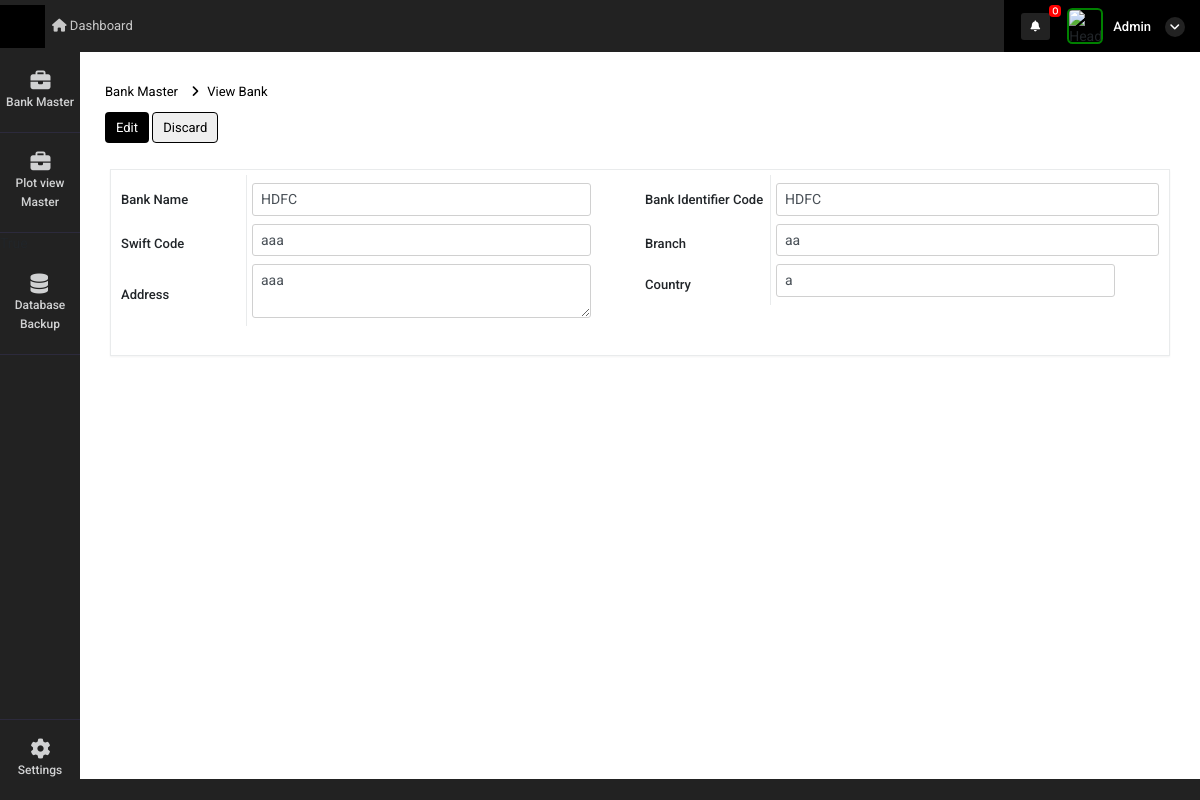
/bank_detail_edit?id=2 (signed in), run on the app's committed database.
### super_admin/models.py (models this page shows)
class Bank_details(models.Model):
    bank_name = models.CharField(max_length=255,null=True)
    bank_identifier_code = models.CharField(max_length=255,null=True)
    branch = models.CharField(max_length=255,null=True)
    swift_code = models.CharField(max_length=255,null=True)
    address = models.CharField(max_length=500,null=True)
    country = models.CharField(max_length=255,null=True)
    status = models.CharField(max_length=255,null=True)
    dt = models.DateField(auto_now_add=True)
    tm = models.TimeField(auto_now_add=True)

### super_admin/views.py (the view)
# urls.py: path('bank_detail_edit',views.bank_detail_edit,name='bank_detail_edit'),
def bank_detail_edit(request):
    id = request.GET.get("id",False)
    data = Bank_details.objects.get(id=id)
    context = {
        'data':data,
        'bank_nav':1
    }
    return render(request,'super_admin/bank_detail_edit.html',context)

### super_admin/templatetags/notification.py (called while the page is built, shortened)
@register.filter(name='get_notifications')
def get_notifications(value,args):
    user_dat = User.objects.get(id=value.id)
    st = user_dat.is_superuser
    data_count = ''
    if st == True:
        data_count = user_request_plot.objects.filter(read_status=0).count()
    return data_count

@register.filter(name='get_loginUsernameImage')
def get_loginUsernameImage(value,args):
    user_dat = User.objects.get(id=value.id)
    st = user_dat.is_superuser
    image_url = ''
    if st == True:
        image_url = 'http://10.10.10.119:8000/static/adminicon.jpg'
    else:
        user_data = user_Details.objects.get(auth_user=value.id)
        if user_data.atatchment == '':
            image_url = 'http://10.10.10.119:8000/static/adminicon.jpg'
        else:
            image_url ='../media/'+str(user_data.atatchment)
    return image_url

### super_admin/templates/super_admin/bank_detail_edit.html (shortened to what this page needs)
{% extends "super_admin/base.html" %}
{% load static %}
{% block content %}
<link rel="stylesheet"
    href="https://cdnjs.cloudflare.com/ajax/libs/bootstrap-select/1.14.0-beta2/css/bootstrap-select.min.css">
<div class="container-fluid mt-4">
    <div class="row view">
        <div class="col-12 px-0">
            <div class="page-title-box d-sm-flex align-items-center justify-content-between">
                <div class="page-title-left">
                    <ol class="breadcrumb m-0">
                        <li class="breadcrumb-item"><a href="bank_master">Bank Master</a>
                        </li>
                        <li class="breadcrumb-item active"><a href="javascript: void(0);">View Bank</a></li>
                    </ol>
                    <div class="margn">
                        <a><button type="button" style="padding: 5px 10px !important;"
                                class="btn btn-prim pay view_button">
                                Edit
                            </button></a>
                        <a href="bank_master"><button style="padding: 5px 10px !important;" type="button"
                                class="btn btn-pri pay discard-payroll"> Discard
                            </button></a>
                    </div>
                </div>
            </div>
        </div>
    </div>
    <div class="row pay-main view">
        <div class="col-lg-12 px-0">
            <div class="card noti-card" id="orderList">
                <div class="card-body bb-0 pt-0 p-0">
                    <div>
                        <div class="payslip mb-5">
                            <div class="row pay-main mb-4">
                                <div class="col-md-6 cust-details p-0">
                                    <div class="row">
                                        <div class="col-md-3 br-right d-flex align-items-center">
                                            <h6>Bank Name</h6>
                                        </div>
                                        <div class="col-md-8 d-flex align-items-center">
                                            <div class="form-group  required_item w-100">
                                                <input name="bank_name" required type="text" class="form-control mt-2"
                                                    value="{{data.bank_name}}" disabled>
                                            </div>
                                        </div>
                                    </div>
                                    <div class="row">
                                        <div class="col-md-3 br-right d-flex align-items-center">
                                            <h6>Swift Code</h6>
                                        </div>
                                        <div class="col-md-8 d-flex align-items-center">
                                            <div class="form-group  required_item w-100">
                                                <input name="swift_code" required type="text"
                                                    value="{{data.swift_code}}" class="form-control" id="basiInput" disabled>
                                            </div>
                                        </div>
                                    </div>
                                    <div class="row">
                                        <div class="col-md-3 br-right d-flex align-items-center">
                                            <h6>Address</h6>
                                        </div>
                                        <div class="col-md-8 d-flex align-items-center">
                                            <div class="form-group  required_item w-100">
                                                <div class="">
                                                    <textarea class="form-control" name="address"
                                                         disabled>{{data.address}}</textarea>
                                                </div>
                                            </div>
                                        </div>
                                    </div>
                                </div>
                                <div class="col-md-6 cust-details p-0">
                                    <div class="row">
                                        <div class="col-md-3 br-right d-flex align-items-center">
                                            <h6>Bank Identifier Code</h6>
                                        </div>
                                        <div class="col-md-9 d-flex align-items-center">
                                            <div class="form-group  required_item w-100">
                                                <input name="bank_identifier_code" value="{{data.bank_identifier_code}}"
                                                disabled type="text" class="form-control mt-2" id="basiInput">
                                            </div>
                                        </div>
                                    </div>
                                    <div class="row">
                                        <div class="col-md-3 br-right d-flex align-items-center">
                                            <h6>Branch</h6>
                                        </div>
                                        <div class="col-md-9 d-flex align-items-center">
                                            <div class="form-group  required_item w-100">
                                                <input name="branch" type="text" value="{{data.branch}}"
                                                    class="form-control" id="basiInput" disabled>
                                            </div>
                                        </div>
                                    </div>
                                    <div class="row">
                                        <div class="col-md-3 br-right d-flex align-items-center">
                                            <h6>Country</h6>
                                        </div>
                                        <div class="col-md-8 d-flex align-items-center">
                                            <div class="form-group  required_item w-100">
                                                <div class="">
                                                    <input type="text" name="country" value="{{data.country}}"
                                                        class="form-control" id="" disabled>
                                                </div>
                                            </div>
                                        </div>
                                    </div>
                                </div>
                            </div>
                        </div>
                    </div>
                </div>
            </div>
        </div>
    </div>
</div>
</div>
{% endblock %}

### super_admin/templates/super_admin/base.html (shortened to what this page needs)
<!doctype html>
{% if data_base_status == 1 %}
{% block content1 %}
{% endblock %}
{% else %}
<html lang="en">
    {% load static %}
    {% load notification %}
<head>
    <link rel="stylesheet" href="{% static 'admin/css/morris.css' %}">
    <link href="{% static 'admin/css/bootstrap.min.css' %}" rel="stylesheet" type="text/css" />
    <link href="{% static 'admin/css/icons.css' %}" rel="stylesheet" type="text/css" />
    <link href="{% static 'admin/css/style.css' %}" rel="stylesheet" type="text/css" />
</head>
<body class="">
    <div id="wrapper">
        <div class="left side-menu">
            <div class="slimscroll-menu" id="remove-scroll">
                <div id="sidebar-menu" class="sidaber_menu">
                    <ul class="" id="side-menu">
                        {% if bank_nav == 1 %}
<li>    <a href="bank_master" class="splnav"> <i class="fas fa-briefcase"></i>        <p>Bank Master</p>    </a></li>
<li>    <a href="plot_view_master" class="splnav"> <i class="fas fa-briefcase"></i>        <p>Plot view Master</p>    </a></li>
{% if request.user.is_superuser == True %}
<li>    <a href="data_base_backup" class="splnav"> <i class="fas fa-database"></i>        <p>Database Backup</p>    </a></li>
{% endif %}
                        {% endif %}
                        <li class="bootm_toggle_settings_button ">
                            <a class="splnav bdr_btmnone_nav" href="profile"> <i class="fa fa-cog"></i>
                                <p>Settings</p>
                            </a>
                        </li>
                    </ul>
                </div>
            </div>
        </div>
        <div class="content-page">
            <div class="topbar">
                <div class="navbar-header">
                    <div class="d-flex">
                        <div class="binance">
                        </div>
                    </div>
                    <ul class="navbar-nav1 bg-2 col">
                        <li class="nav-item d-none d-sm-inline-block">
                            <a href="home" class="nav-link"><i class="fa fa-home"></i> Dashboard</a>
                        </li>
                    </ul>
                    <div class="d-flex align-items-center icns">
                        <div class="dropdown topbar-head-dropdown ms-1 header-item">
                            <a href="view_all_activity">
                                <i class="fas fa-bell fs-icn">
                                    <span
                                        class="position-absolute topbar-badge fs-9 translate-middle badge11 rounded-pill bg-red">{{ request.user|get_notifications:"sss" }}</span></i>
                                    </a>
                        </div>
                        <div class="dropdown header-item topbar-user king button-drpdown">
                            <span class="d-flex align-items-center drpdown-toggle">
                                <img class="header-profile-user" src="{{ request.user|get_loginUsernameImage:"sss" }}" alt="Header Avatar">
                                <span class="text-start ms-xl-2">
                                    <span class="d-none d-xl-inline-block ms-1 fw-medium user-name-text">  {{request.user.username|title}}</span>
                                    <i class="pro-icn fa fa-angle-down"></i>
                                </span>
                            </span>
                        </div>
                    </div>
                </div>
            </div>
            <div class="content">
                {% block content %}
                {% endblock %}
            </div>
            <footer class="footer">
                <div class="container-fluid">
                    <div class="row">
                        <div class="col-sm-6">
                        </div>
                        <div class="col-sm-6">
                        </div>
                    </div>
                </div>
            </footer>
        </div>
</body>
</html>
{% endif %}

### super_admin/templates/super_admin/base.html (style rules this page uses)
.badge11 { display: inline-block; padding: .25em .4em; font-size: 75%; font-weight: 700; line-height: 1; text-align: center; white-space: nowrap; vertical-align: baseline; border-radius: .25rem }

### data on the page
Bank_details: bank_name "HDFC", swift_code "aaa", address "aaa", bank_identifier_code "HDFC", branch "aa", country "a"

### other printed values
{{ request.user|get_notifications:"sss" }} "0"
{{ request.user.username|title }} "Admin"
